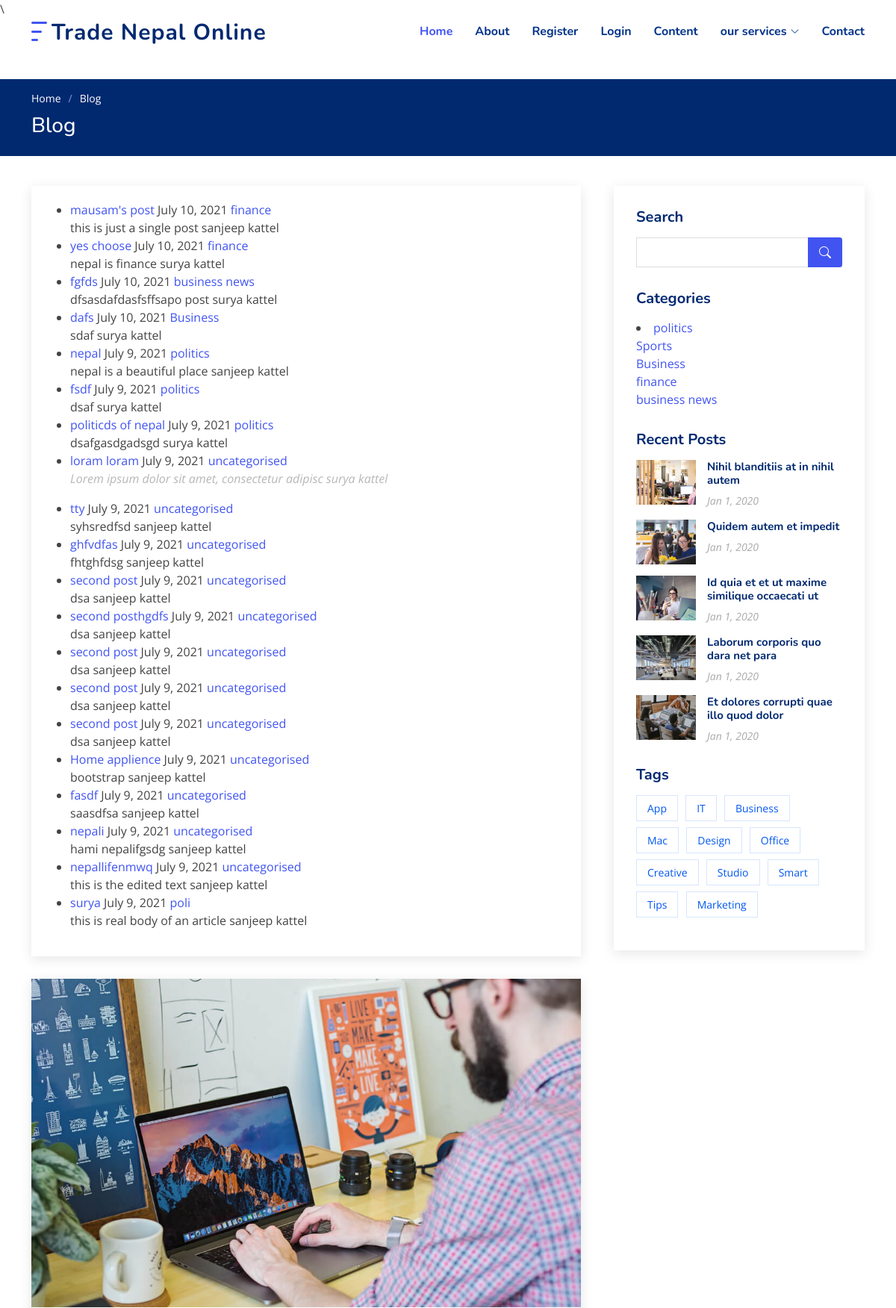
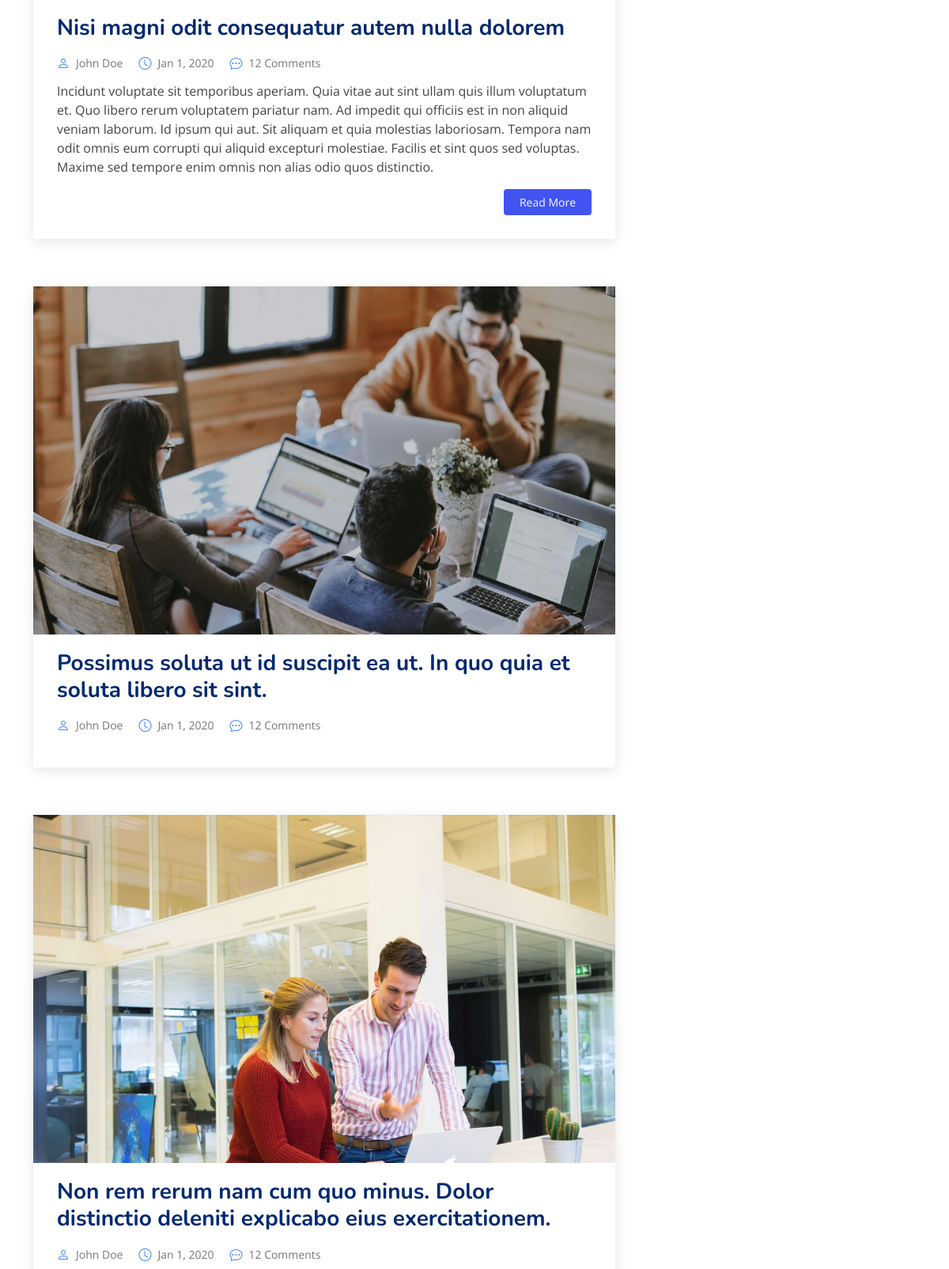
Screenshot of /blog/ (upper part) with the database file from the repository (2 pictures, top to bottom).
### blog/models.py (models this page shows, shortened)
class Post(models.Model):
    title = models.CharField(max_length=255)
    title_tag = models.CharField(max_length=255,default="tradebulletin")
    author = models.ForeignKey(User, on_delete=models.CASCADE)
    body = models.TextField()
    post_date = models.DateField(auto_now_add='True')
    category = models.CharField(max_length=255, default='uncategorised')
    likes = models.ManyToManyField(User, related_name='blog_posts')

class Category(models.Model):
    name = models.CharField(max_length=200)
    def __str__(self):
        return self.name

### blog/views.py (the view)
# urls.py: path('blog/', BlogView.as_view(), name="blog" ),
class BlogView(ListView):
    model = Post
    template_name = 'blog.html'
    cats = Category.objects.all()
    ordering = ['-id']
    def get_context_data(self, *args, **kwargs):
        cat_menu = Category.objects.all()
        context = super(BlogView, self).get_context_data(*args, **kwargs)
        context["cat_menu"] = cat_menu
        return context

### templates/blog.html (shortened to what this page needs)
{% extends 'base.html' %}
{% load static %}
{% block content %}
  <main id="main">
    <section class="breadcrumbs">
      <div class="container">
        <ol>
          <li><a href="{%url 'home'%}">Home</a></li>
          <li>Blog</li>
        </ol>
        <h2>Blog</h2>
      </div>
    </section>
    <section id="blog" class="blog">
      <div class="container" data-aos="fade-up">
        <div class="row">
          <div class="col-lg-8 entries">
            <div class="blog-author d-flex align-items-center">
              <ul>
                {% for post in object_list%}
                  <li>
                   <a href="{% url 'article-detail' post.pk %}">{{ post.title}}</a>
                   {{ post.post_date }}
                   <a href="{% url 'category' post.category|slugify %}"> {{post.category }}</a>
                    <br/>
                    {{ post.body |slice:":50"|safe}}
                    {{ post.author.first_name}}
                    {{ post.author.last_name}}
                  </li>
                {% endfor%}
                </ul>
              </div>
            <article class="entry">
              <div class="entry-img">
                <img src="assets/img/blog/blog-2.jpg" alt="" class="img-fluid">
              </div>
              <h2 class="entry-title">
                <a href="blog-single.html">Nisi magni odit consequatur autem nulla dolorem</a>
              </h2>
              <div class="entry-meta">
                <ul>
                  <li class="d-flex align-items-center"><i class="bi bi-person"></i> <a href="blog-single.html">John Doe</a></li>
                  <li class="d-flex align-items-center"><i class="bi bi-clock"></i> <a href="blog-single.html"><time datetime="2020-01-01">Jan 1, 2020</time></a></li>
                  <li class="d-flex align-items-center"><i class="bi bi-chat-dots"></i> <a href="blog-single.html">12 Comments</a></li>
                </ul>
              </div>
              <div class="entry-content">
                <p>
                  Incidunt voluptate sit temporibus aperiam. Quia vitae aut sint ullam quis illum voluptatum et. Quo libero rerum voluptatem pariatur nam.
                  Ad impedit qui officiis est in non aliquid veniam laborum. Id ipsum qui aut. Sit aliquam et quia molestias laboriosam. Tempora nam odit omnis eum corrupti qui aliquid excepturi molestiae. Facilis et sint quos sed voluptas. Maxime sed tempore enim omnis non alias odio quos distinctio.
                </p>
                <div class="read-more">
                  <a href="blog-single.html">Read More</a>
                </div>
              </div>
            </article>
            <article class="entry">
              <div class="entry-img">
                <img src="assets/img/blog/blog-3.jpg" alt="" class="img-fluid">
              </div>
              <h2 class="entry-title">
                <a href="blog-single.html">Possimus soluta ut id suscipit ea ut. In quo quia et soluta libero sit sint.</a>
              </h2>
              <div class="entry-meta">
                <ul>
                  <li class="d-flex align-items-center"><i class="bi bi-person"></i> <a href="blog-single.html">John Doe</a></li>
                  <li class="d-flex align-items-center"><i class="bi bi-clock"></i> <a href="blog-single.html"><time datetime="2020-01-01">Jan 1, 2020</time></a></li>
                  <li class="d-flex align-items-center"><i class="bi bi-chat-dots"></i> <a href="blog-single.html">12 Comments</a></li>
                </ul>
              </div>
            </article>
            <article class="entry">
              <div class="entry-img">
                <img src="assets/img/blog/blog-4.jpg" alt="" class="img-fluid">
              </div>
              <h2 class="entry-title">
                <a href="blog-single.html">Non rem rerum nam cum quo minus. Dolor distinctio deleniti explicabo eius exercitationem.</a>
              </h2>
              <div class="entry-meta">
                <ul>
                  <li class="d-flex align-items-center"><i class="bi bi-person"></i> <a href="blog-single.html">John Doe</a></li>
                  <li class="d-flex align-items-center"><i class="bi bi-clock"></i> <a href="blog-single.html"><time datetime="2020-01-01">Jan 1, 2020</time></a></li>
                  <li class="d-flex align-items-center"><i class="bi bi-chat-dots"></i> <a href="blog-single.html">12 Comments</a></li>
                </ul>
              </div>
            </article>
          </div>
          <div class="col-lg-4">
            <div class="sidebar">
              <h3 class="sidebar-title">Search</h3>
              <div class="sidebar-item search-form">
                <form action="">
                  <input type="text">
                  <button type="submit"><i class="bi bi-search"></i></button>
                </form>
              </div>
              <h3 class="sidebar-title">Categories</h3>
              <div class="sidebar-item categories">
                 <li>
                  {% for item in cat_menu %}
                  <a href="{% url 'category' item|slugify %}">{{item }}</a></br>
                  {% endfor %}
                </li>
              </div>
              <h3 class="sidebar-title">Recent Posts</h3>
              <div class="sidebar-item recent-posts">
                <div class="post-item clearfix">
                  <img src="assets/img/blog/blog-recent-1.jpg" alt="">
                  <h4><a href="blog-single.html">Nihil blanditiis at in nihil autem</a></h4>
                  <time datetime="2020-01-01">Jan 1, 2020</time>
                </div>
                <div class="post-item clearfix">
                  <img src="assets/img/blog/blog-recent-2.jpg" alt="">
                  <h4><a href="blog-single.html">Quidem autem et impedit</a></h4>
                  <time datetime="2020-01-01">Jan 1, 2020</time>
                </div>
                <div class="post-item clearfix">
                  <img src="assets/img/blog/blog-recent-3.jpg" alt="">
                  <h4><a href="blog-single.html">Id quia et et ut maxime similique occaecati ut</a></h4>
                  <time datetime="2020-01-01">Jan 1, 2020</time>
                </div>
                <div class="post-item clearfix">
                  <img src="assets/img/blog/blog-recent-4.jpg" alt="">
                  <h4><a href="blog-single.html">Laborum corporis quo dara net para</a></h4>
                  <time datetime="2020-01-01">Jan 1, 2020</time>
                </div>
                <div class="post-item clearfix">
                  <img src="assets/img/blog/blog-recent-5.jpg" alt="">
                  <h4><a href="blog-single.html">Et dolores corrupti quae illo quod dolor</a></h4>
                  <time datetime="2020-01-01">Jan 1, 2020</time>
                </div>
              </div>
              <h3 class="sidebar-title">Tags</h3>
              <div class="sidebar-item tags">
                <ul>
                  <li><a href="#">App</a></li>
                  <li><a href="#">IT</a></li>
                  <li><a href="#">Business</a></li>
                  <li><a href="#">Mac</a></li>
                  <li><a href="#">Design</a></li>
                  <li><a href="#">Office</a></li>
                  <li><a href="#">Creative</a></li>
                  <li><a href="#">Studio</a></li>
                  <li><a href="#">Smart</a></li>
                  <li><a href="#">Tips</a></li>
                  <li><a href="#">Marketing</a></li>
                </ul>
              </div>
            </div>
          </div>
        </div>
      </div>
    </section>
  </main>
  {% endblock content %}

### templates/base.html (shortened to what this page needs)
{% load static%}
<!DOCTYPE html>
<html lang="en">
<head>
  <link href="{% static 'vendor/bootstrap/css/bootstrap.min.css' %}" rel="stylesheet">
  <link href="{% static 'vendor/bootstrap-icons/bootstrap-icons.css' %}" rel="stylesheet">
  <link href="{% static 'vendor/aos/aos.css' %}" rel="stylesheet">
  <link href="{% static 'vendor/remixicon/remixicon.css' %}" rel="stylesheet">
  <link href="{% static 'vendor/swiper/swiper-bundle.min.css' %}" rel="stylesheet">
  <link href="{% static 'vendor/glightbox/css/glightbox.min.css' %}" rel="stylesheet">
  <link href="{% static 'css/style.css' %}" rel="stylesheet">
</head>
<body>
  <header id="header" class="header fixed-top">
    <div class="container-fluid container-xl d-flex align-items-center justify-content-between">
      <a href="{%url 'home'%}" class="logo d-flex align-items-center">
        <img src="{% static 'img/logo.png' %}" alt="">
        <span>Trade Nepal Online</span>
      </a>
      <nav id="navbar" class="navbar">
        <ul>
          <li><a class="nav-link scrollto active" href="{%url 'home'%}">Home</a></li>
          <li><a class="nav-link scrollto" href="{% url 'about' %}">About</a></li>
          {% if user.is_authenticated %}
            <li><a class="nav-link scrollto" href="{%url 'logout'%}">Logout</a></li>
            <li><a class="nav-link scrollto" href="{%url 'add_post'%}">Add content</a></li>
            <li><a class="nav-link scrollto" href="{%url 'add_category'%}">Add Category</a></li>
          {% else %}
            <li><a class="nav-link scrollto" href="{%url 'register'%}">Register</a></li>
            <li><a class="nav-link scrollto" href="{%url 'login'%}">Login</a></li>
          {% endif %}
          <li><a href="{%url 'blog'%}">Content</a></li>
              <li class="dropdown"><a href="#"><span>our services</span> <i class="bi bi-chevron-down"></i></a>
                  </li>
                </ul>
          <li><a class="nav-link scrollto" href="#contact">Contact</a></li>
      </nav>
    </div>
  </header>\
  {% block content %}
  {% endblock content %}
</body>

### rows the page displays
Post: title "mausam's post", post_date "July 10, 2021", category "finance", body "this is just a single post", author.first_name "sanjeep", author.last_name "kattel"
Post: title "yes choose", post_date "July 10, 2021", category "finance", body "nepal is finance", author.first_name "surya", author.last_name "kattel"
Post: title "fgfds", post_date "July 10, 2021", category "business news", body "dfsasdafdasfsffsapo post", author.first_name "surya", author.last_name "kattel"
Post: title "dafs", post_date "July 10, 2021", category "Business", body "sdaf", author.first_name "surya", author.last_name "kattel"
Post: title "nepal", post_date "July 9, 2021", category "politics", body "nepal is a beautiful place", author.first_name "sanjeep", author.last_name "kattel"
Post: title "fsdf", post_date "July 9, 2021", category "politics", body "dsaf", author.first_name "surya", author.last_name "kattel"
Post: title "politicds of nepal", post_date "July 9, 2021", category "politics", body "dsafgasdgadsgd", author.first_name "surya", author.last_name "kattel"
Post: title "loram loram", post_date "July 9, 2021", category "uncategorised", body "Lorem ipsum dolor sit amet, consectetur adipisc", author.first_name "surya", author.last_name "kattel"
Post: title "tty", post_date "July 9, 2021", category "uncategorised", body "syhsredfsd", author.first_name "sanjeep", author.last_name "kattel"
Post: title "ghfvdfas", post_date "July 9, 2021", category "uncategorised", body "fhtghfdsg", author.first_name "sanjeep", author.last_name "kattel"
Post: title "second post", post_date "July 9, 2021", category "uncategorised", body "dsa", author.first_name "sanjeep", author.last_name "kattel"
Post: title "second posthgdfs", post_date "July 9, 2021", category "uncategorised", body "dsa", author.first_name "sanjeep", author.last_name "kattel"
Post: title "second post", post_date "July 9, 2021", category "uncategorised", body "dsa", author.first_name "sanjeep", author.last_name "kattel"
Post: title "second post", post_date "July 9, 2021", category "uncategorised", body "dsa", author.first_name "sanjeep", author.last_name "kattel"
Post: title "second post", post_date "July 9, 2021", category "uncategorised", body "dsa", author.first_name "sanjeep", author.last_name "kattel"
Post: title "Home applience", post_date "July 9, 2021", category "uncategorised", body "bootstrap", author.first_name "sanjeep", author.last_name "kattel"
Post: title "fasdf", post_date "July 9, 2021", category "uncategorised", body "saasdfsa", author.first_name "sanjeep", author.last_name "kattel"
Post: title "nepali", post_date "July 9, 2021", category "uncategorised", body "hami nepalifgsdg", author.first_name "sanjeep", author.last_name "kattel"
Post: title "nepallifenmwq", post_date "July 9, 2021", category "uncategorised", body "this is the edited text", author.first_name "sanjeep", author.last_name "kattel"
Post: title "surya", post_date "July 9, 2021", category "poli", body "this is real body of an article", author.first_name "sanjeep", author.last_name "kattel"
Category: name "politics"
Category: name "Sports"
Category: name "Business"
Category: name "finance"
Category: name "business news"
